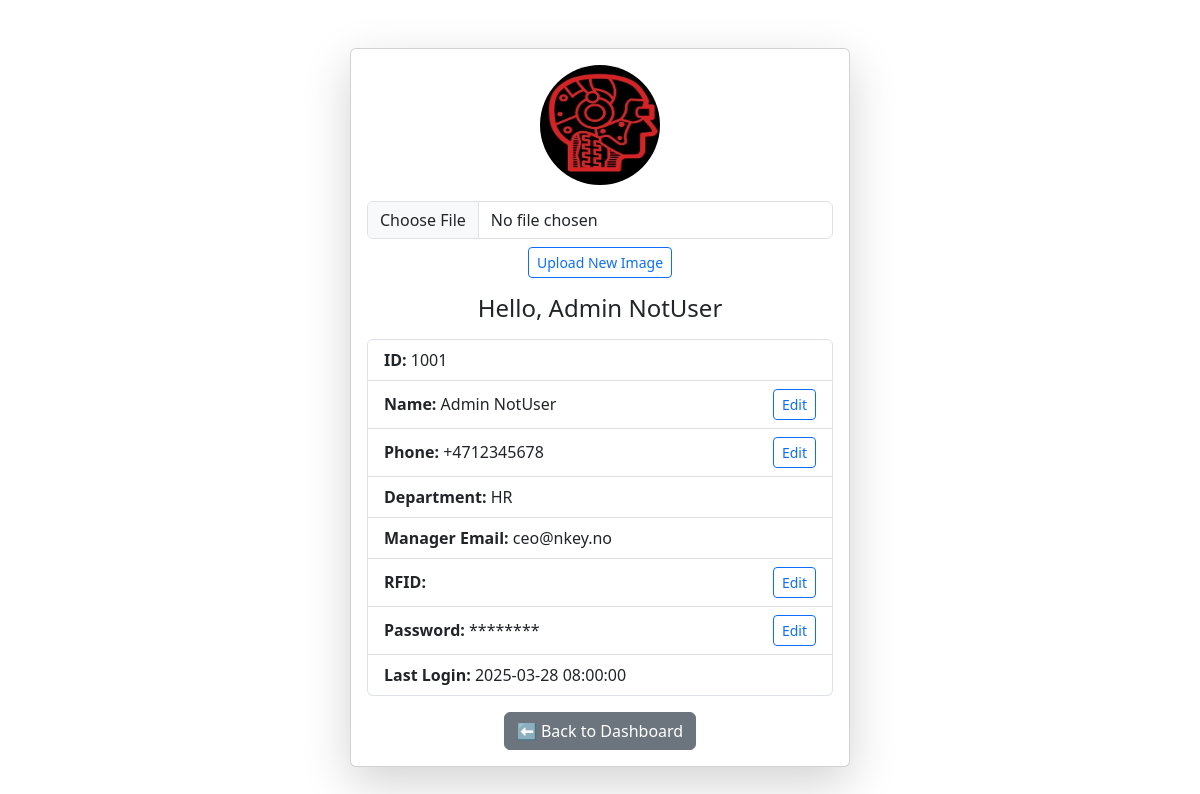
The app's page /my_page.php (signed in) with its own data.
### tables this page shows
CREATE TABLE users (
  employee_id INTEGER PRIMARY KEY AUTOINCREMENT,
  name TEXT NOT NULL,
  email TEXT UNIQUE NOT NULL,
  password_hash TEXT NOT NULL,
  is_admin INTEGER NOT NULL DEFAULT 0,
  profile_image TEXT DEFAULT '/uploads/default.jpg',
  phone TEXT,
  department TEXT,
  manager_email TEXT,
  leave_quota INTEGER DEFAULT 21,
  leave_used INTEGER DEFAULT 0,
  date_created TEXT DEFAULT CURRENT_TIMESTAMP,
  last_login TEXT
, rfid_id TEXT);

### my_page.php (the view, shortened to what this page needs)
<?php
require_once "includes/config.php";
$employee_id = $_SESSION["employee_id"];
$stmt = $conn->prepare("SELECT * FROM users WHERE employee_id = ?");
$stmt->execute([$employee_id]);
$user = $stmt->fetch(PDO::FETCH_ASSOC);
?>
<!DOCTYPE html>
<html lang="en">
<head>
  <link href="https://cdn.jsdelivr.net/npm/bootstrap@5.3.3/dist/css/bootstrap.min.css" rel="stylesheet">
  <link rel="stylesheet" href="/css/style.css?v=1.0.0">
</head>
<body>
<div class="container py-5">
  <div class="card mx-auto shadow-lg" style="max-width: 500px;">
    <div class="card-body text-center">
      <form action="upload_image.php" method="post" enctype="multipart/form-data">
        <img src="<?= htmlspecialchars($user['profile_image']) ?>" alt="Profile" class="rounded-circle mb-3" width="120" height="120">
        <div class="mb-3">
          <input type="file" name="profile_image" class="form-control">
          <button type="submit" class="btn btn-sm btn-outline-primary mt-2">Upload New Image</button>
        </div>
      </form>
      <h4 class="mb-3">Hello, <?= htmlspecialchars($user['name']) ?></h4>
      <ul class="list-group text-start">
        <li class="list-group-item">
          <strong>ID:</strong> <?= $user['employee_id'] ?>
        </li>
        <li class="list-group-item d-flex justify-content-between align-items-center">
          <span><strong>Name:</strong> <span id="nameDisplay"><?= htmlspecialchars($user['name']) ?></span></span>
          <button class="btn btn-sm btn-outline-primary" onclick="editField('name')">Edit</button>
        </li>
        <li class="list-group-item d-flex justify-content-between align-items-center">
          <span><strong>Phone:</strong> <span id="phoneDisplay"><?= htmlspecialchars($user['phone']) ?></span></span>
          <button class="btn btn-sm btn-outline-primary" onclick="editField('phone')">Edit</button>
        </li>
        <li class="list-group-item">
          <strong>Department:</strong> <?= htmlspecialchars($user['department']) ?>
        </li>
        <li class="list-group-item">
          <strong>Manager Email:</strong> <?= htmlspecialchars($user['manager_email']) ?>
        </li>
        <li class="list-group-item d-flex justify-content-between align-items-center">
          <span><strong>RFID:</strong> <span id="rfid_idDisplay"><?= htmlspecialchars($user['rfid_id'] ?? '') ?></span></span>
          <button class="btn btn-sm btn-outline-primary" onclick="editField('rfid_id')">Edit</button>
        </li>
        <li class="list-group-item d-flex justify-content-between align-items-center">
          <span><strong>Password:</strong> ********</span>
          <button class="btn btn-sm btn-outline-primary" onclick="editField('password')">Edit</button>
        </li>
        <li class="list-group-item">
          <strong>Last Login:</strong> <?= htmlspecialchars($user['last_login']) ?>
        </li>
      </ul>
      <a href="dashboard.php" class="btn btn-secondary mt-3">⬅ Back to Dashboard</a>
    </div>
  </div>
</div>
</body>
</html>

### records on screen
users: profile_image (picture), name "Admin NotUser", employee_id "1001", phone "+4712345678", department "HR", manager_email "ceo@nkey.no", last_login "2025-03-28 08:00:00"
